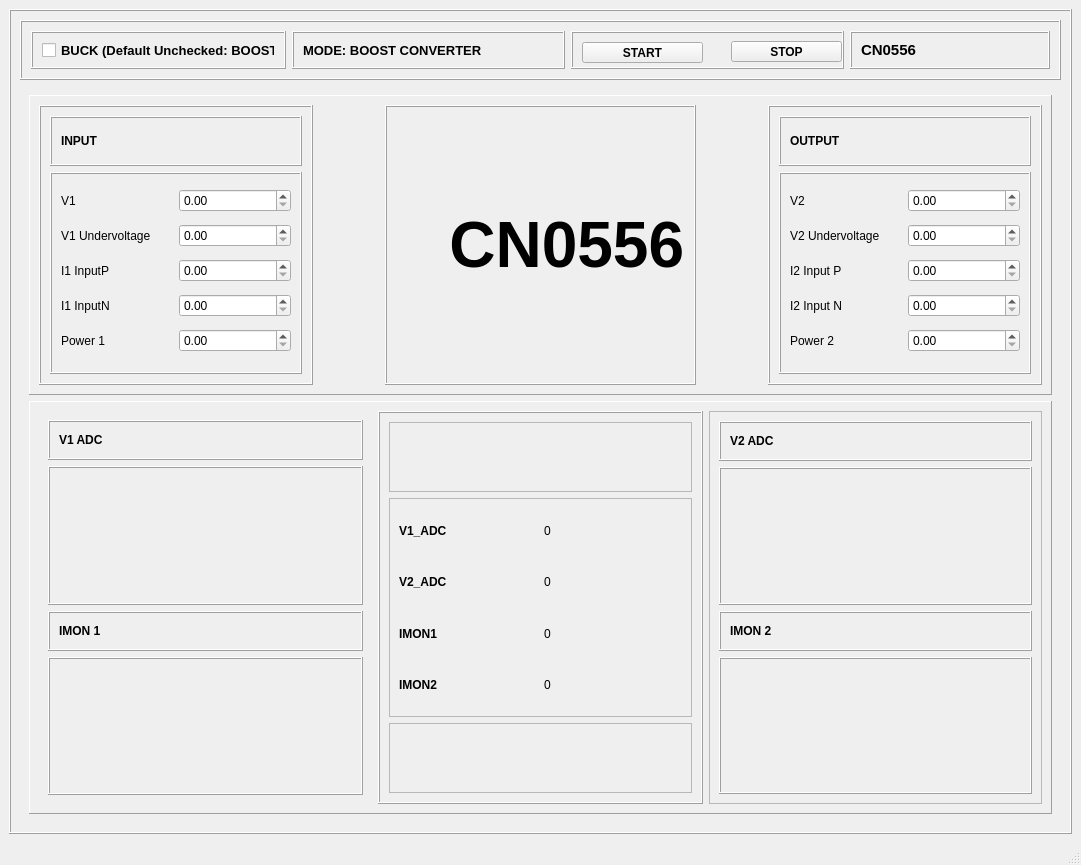
<?xml version="1.0" encoding="UTF-8"?>
<ui version="4.0">
 <class>MainWindow</class>
 <widget class="QMainWindow" name="MainWindow">
  <property name="geometry">
   <rect>
    <x>0</x>
    <y>0</y>
    <width>1081</width>
    <height>865</height>
   </rect>
  </property>
  <property name="windowTitle">
   <string>MainWindow</string>
  </property>
  <widget class="QWidget" name="centralwidget">
   <layout class="QVBoxLayout" name="verticalLayout">
    <item>
     <widget class="QFrame" name="frame">
      <property name="frameShape">
       <enum>QFrame::Box</enum>
      </property>
      <property name="frameShadow">
       <enum>QFrame::Raised</enum>
      </property>
      <layout class="QVBoxLayout" name="verticalLayout_2">
       <item>
        <widget class="QFrame" name="frame_2">
         <property name="maximumSize">
          <size>
           <width>16777215</width>
           <height>60</height>
          </size>
         </property>
         <property name="frameShape">
          <enum>QFrame::Box</enum>
         </property>
         <property name="frameShadow">
          <enum>QFrame::Raised</enum>
         </property>
         <layout class="QHBoxLayout" name="horizontalLayout_2">
          <item>
           <widget class="QFrame" name="CheckBox_Frame">
            <property name="maximumSize">
             <size>
              <width>255</width>
              <height>16777215</height>
             </size>
            </property>
            <property name="frameShape">
             <enum>QFrame::Box</enum>
            </property>
            <property name="frameShadow">
             <enum>QFrame::Raised</enum>
            </property>
            <layout class="QHBoxLayout" name="horizontalLayout_4">
             <item>
              <widget class="QCheckBox" name="checkBox">
               <property name="font">
                <font>
                 <pointsize>10</pointsize>
                 <weight>75</weight>
                 <bold>true</bold>
                </font>
               </property>
               <property name="text">
                <string>BUCK (Default Unchecked: BOOST)</string>
               </property>
              </widget>
             </item>
            </layout>
           </widget>
          </item>
          <item>
           <widget class="QFrame" name="Mode_Frame">
            <property name="maximumSize">
             <size>
              <width>280</width>
              <height>16777215</height>
             </size>
            </property>
            <property name="frameShape">
             <enum>QFrame::Box</enum>
            </property>
            <property name="frameShadow">
             <enum>QFrame::Raised</enum>
            </property>
            <layout class="QVBoxLayout" name="verticalLayout_8">
             <item>
              <widget class="QLabel" name="Mode_Label">
               <property name="font">
                <font>
                 <pointsize>10</pointsize>
                 <weight>75</weight>
                 <bold>true</bold>
                </font>
               </property>
               <property name="layoutDirection">
                <enum>Qt::LeftToRight</enum>
               </property>
               <property name="autoFillBackground">
                <bool>true</bool>
               </property>
               <property name="text">
                <string>MODE: BOOST CONVERTER</string>
               </property>
              </widget>
             </item>
            </layout>
           </widget>
          </item>
          <item>
           <widget class="QFrame" name="Buttons_Frame">
            <property name="maximumSize">
             <size>
              <width>16777215</width>
              <height>50</height>
             </size>
            </property>
            <property name="frameShape">
             <enum>QFrame::Box</enum>
            </property>
            <property name="frameShadow">
             <enum>QFrame::Raised</enum>
            </property>
            <widget class="QPushButton" name="startButton">
             <property name="geometry">
              <rect>
               <x>11</x>
               <y>11</y>
               <width>121</width>
               <height>21</height>
              </rect>
             </property>
             <property name="sizePolicy">
              <sizepolicy hsizetype="Maximum" vsizetype="Maximum">
               <horstretch>0</horstretch>
               <verstretch>0</verstretch>
              </sizepolicy>
             </property>
             <property name="maximumSize">
              <size>
               <width>200</width>
               <height>70</height>
              </size>
             </property>
             <property name="font">
              <font>
               <weight>75</weight>
               <bold>true</bold>
              </font>
             </property>
             <property name="text">
              <string>START</string>
             </property>
            </widget>
            <widget class="QPushButton" name="stopButton">
             <property name="geometry">
              <rect>
               <x>160</x>
               <y>10</y>
               <width>111</width>
               <height>21</height>
              </rect>
             </property>
             <property name="font">
              <font>
               <weight>75</weight>
               <bold>true</bold>
              </font>
             </property>
             <property name="text">
              <string>STOP</string>
             </property>
            </widget>
            <widget class="QPushButton" name="resetButton">
             <property name="geometry">
              <rect>
               <x>296</x>
               <y>11</y>
               <width>121</width>
               <height>21</height>
              </rect>
             </property>
             <property name="font">
              <font>
               <weight>75</weight>
               <bold>true</bold>
              </font>
             </property>
             <property name="text">
              <string>RESET</string>
             </property>
            </widget>
           </widget>
          </item>
          <item>
           <widget class="QFrame" name="frame_14">
            <property name="maximumSize">
             <size>
              <width>200</width>
              <height>16777215</height>
             </size>
            </property>
            <property name="frameShape">
             <enum>QFrame::Box</enum>
            </property>
            <property name="frameShadow">
             <enum>QFrame::Raised</enum>
            </property>
            <layout class="QVBoxLayout" name="verticalLayout_16">
             <item>
              <widget class="QLabel" name="label">
               <property name="font">
                <font>
                 <pointsize>11</pointsize>
                 <weight>75</weight>
                 <bold>true</bold>
                </font>
               </property>
               <property name="text">
                <string>CN0556</string>
               </property>
              </widget>
             </item>
            </layout>
           </widget>
          </item>
         </layout>
        </widget>
       </item>
       <item>
        <widget class="QFrame" name="frame_3">
         <property name="frameShape">
          <enum>QFrame::NoFrame</enum>
         </property>
         <property name="frameShadow">
          <enum>QFrame::Raised</enum>
         </property>
         <layout class="QVBoxLayout" name="verticalLayout_3">
          <item>
           <widget class="QFrame" name="frame_4">
            <property name="maximumSize">
             <size>
              <width>16777215</width>
              <height>300</height>
             </size>
            </property>
            <property name="frameShape">
             <enum>QFrame::Panel</enum>
            </property>
            <property name="frameShadow">
             <enum>QFrame::Raised</enum>
            </property>
            <layout class="QHBoxLayout" name="horizontalLayout">
             <item>
              <widget class="QFrame" name="frame_6">
               <property name="frameShape">
                <enum>QFrame::Box</enum>
               </property>
               <property name="frameShadow">
                <enum>QFrame::Raised</enum>
               </property>
               <layout class="QVBoxLayout" name="verticalLayout_4">
                <item>
                 <widget class="QFrame" name="frame_15">
                  <property name="maximumSize">
                   <size>
                    <width>16777215</width>
                    <height>50</height>
                   </size>
                  </property>
                  <property name="frameShape">
                   <enum>QFrame::Box</enum>
                  </property>
                  <property name="frameShadow">
                   <enum>QFrame::Raised</enum>
                  </property>
                  <layout class="QVBoxLayout" name="verticalLayout_9">
                   <item>
                    <widget class="QLabel" name="V1_Label">
                     <property name="font">
                      <font>
                       <weight>75</weight>
                       <bold>true</bold>
                      </font>
                     </property>
                     <property name="text">
                      <string>INPUT</string>
                     </property>
                    </widget>
                   </item>
                  </layout>
                 </widget>
                </item>
                <item>
                 <widget class="QFrame" name="frame_16">
                  <property name="frameShape">
                   <enum>QFrame::Box</enum>
                  </property>
                  <property name="frameShadow">
                   <enum>QFrame::Raised</enum>
                  </property>
                  <layout class="QGridLayout" name="gridLayout">
                   <item row="0" column="0">
                    <widget class="QLabel" name="label_3">
                     <property name="text">
                      <string>V1</string>
                     </property>
                    </widget>
                   </item>
                   <item row="0" column="1">
                    <widget class="QDoubleSpinBox" name="V1_SpinBox"/>
                   </item>
                   <item row="1" column="0">
                    <widget class="QLabel" name="label_4">
                     <property name="text">
                      <string>V1 Undervoltage</string>
                     </property>
                    </widget>
                   </item>
                   <item row="1" column="1">
                    <widget class="QDoubleSpinBox" name="V1uv_SpinBox"/>
                   </item>
                   <item row="2" column="0">
                    <widget class="QLabel" name="label_5">
                     <property name="text">
                      <string>I1 InputP</string>
                     </property>
                    </widget>
                   </item>
                   <item row="2" column="1">
                    <widget class="QDoubleSpinBox" name="I1P_SpinBox"/>
                   </item>
                   <item row="3" column="0">
                    <widget class="QLabel" name="label_6">
                     <property name="text">
                      <string>I1 InputN</string>
                     </property>
                    </widget>
                   </item>
                   <item row="3" column="1">
                    <widget class="QDoubleSpinBox" name="I1N_SpinBox"/>
                   </item>
                   <item row="4" column="0">
                    <widget class="QLabel" name="label_7">
                     <property name="text">
                      <string>Power 1</string>
                     </property>
                    </widget>
                   </item>
                   <item row="4" column="1">
                    <widget class="QDoubleSpinBox" name="Power1_SpinBox"/>
                   </item>
                  </layout>
                 </widget>
                </item>
               </layout>
              </widget>
             </item>
             <item>
              <widget class="QFrame" name="ArrowV1_Frame">
               <property name="maximumSize">
                <size>
                 <width>60</width>
                 <height>16777215</height>
                </size>
               </property>
               <property name="frameShape">
                <enum>QFrame::NoFrame</enum>
               </property>
               <property name="frameShadow">
                <enum>QFrame::Raised</enum>
               </property>
              </widget>
             </item>
             <item>
              <widget class="QFrame" name="CN0556_IMAG">
               <property name="maximumSize">
                <size>
                 <width>400</width>
                 <height>16777215</height>
                </size>
               </property>
               <property name="autoFillBackground">
                <bool>true</bool>
               </property>
               <property name="frameShape">
                <enum>QFrame::Box</enum>
               </property>
               <property name="frameShadow">
                <enum>QFrame::Raised</enum>
               </property>
               <layout class="QHBoxLayout" name="horizontalLayout_5">
                <item>
                 <widget class="QLabel" name="label_2">
                  <property name="font">
                   <font>
                    <pointsize>48</pointsize>
                    <weight>75</weight>
                    <bold>true</bold>
                   </font>
                  </property>
                  <property name="autoFillBackground">
                   <bool>true</bool>
                  </property>
                  <property name="text">
                   <string>   CN0556</string>
                  </property>
                 </widget>
                </item>
               </layout>
              </widget>
             </item>
             <item>
              <widget class="QFrame" name="ArrowV2_Frame">
               <property name="maximumSize">
                <size>
                 <width>60</width>
                 <height>16777215</height>
                </size>
               </property>
               <property name="frameShape">
                <enum>QFrame::NoFrame</enum>
               </property>
               <property name="frameShadow">
                <enum>QFrame::Raised</enum>
               </property>
              </widget>
             </item>
             <item>
              <widget class="QFrame" name="frame_10">
               <property name="frameShape">
                <enum>QFrame::Box</enum>
               </property>
               <property name="frameShadow">
                <enum>QFrame::Raised</enum>
               </property>
               <layout class="QVBoxLayout" name="verticalLayout_5">
                <item>
                 <widget class="QFrame" name="frame_17">
                  <property name="maximumSize">
                   <size>
                    <width>16777215</width>
                    <height>50</height>
                   </size>
                  </property>
                  <property name="frameShape">
                   <enum>QFrame::Box</enum>
                  </property>
                  <property name="frameShadow">
                   <enum>QFrame::Raised</enum>
                  </property>
                  <layout class="QVBoxLayout" name="verticalLayout_10">
                   <item>
                    <widget class="QLabel" name="V2_Label">
                     <property name="font">
                      <font>
                       <weight>75</weight>
                       <bold>true</bold>
                      </font>
                     </property>
                     <property name="text">
                      <string>OUTPUT</string>
                     </property>
                    </widget>
                   </item>
                  </layout>
                 </widget>
                </item>
                <item>
                 <widget class="QFrame" name="frame_18">
                  <property name="frameShape">
                   <enum>QFrame::Box</enum>
                  </property>
                  <property name="frameShadow">
                   <enum>QFrame::Raised</enum>
                  </property>
                  <layout class="QGridLayout" name="gridLayout_2">
                   <item row="0" column="0">
                    <widget class="QLabel" name="label_9">
                     <property name="text">
                      <string>V2</string>
                     </property>
                    </widget>
                   </item>
                   <item row="0" column="1">
                    <widget class="QDoubleSpinBox" name="V2_SpinBox"/>
                   </item>
                   <item row="1" column="0">
                    <widget class="QLabel" name="label_10">
                     <property name="text">
                      <string>V2 Undervoltage</string>
                     </property>
                    </widget>
                   </item>
                   <item row="1" column="1">
                    <widget class="QDoubleSpinBox" name="V2uv_SpinBox"/>
                   </item>
                   <item row="2" column="0">
                    <widget class="QLabel" name="label_11">
                     <property name="text">
                      <string>I2 Input P</string>
                     </property>
                    </widget>
                   </item>
                   <item row="2" column="1">
                    <widget class="QDoubleSpinBox" name="I2P_SpinBox"/>
                   </item>
                   <item row="3" column="0">
                    <widget class="QLabel" name="label_12">
                     <property name="text">
                      <string>I2 Input N</string>
                     </property>
                    </widget>
                   </item>
                   <item row="3" column="1">
                    <widget class="QDoubleSpinBox" name="I2N_SpinBox"/>
                   </item>
                   <item row="4" column="0">
                    <widget class="QLabel" name="label_13">
                     <property name="text">
                      <string>Power 2</string>
                     </property>
                    </widget>
                   </item>
                   <item row="4" column="1">
                    <widget class="QDoubleSpinBox" name="Power2_SpinBox"/>
                   </item>
                  </layout>
                 </widget>
                </item>
               </layout>
              </widget>
             </item>
            </layout>
           </widget>
          </item>
          <item>
           <widget class="QFrame" name="frame_5">
            <property name="frameShape">
             <enum>QFrame::Panel</enum>
            </property>
            <property name="frameShadow">
             <enum>QFrame::Raised</enum>
            </property>
            <layout class="QHBoxLayout" name="horizontalLayout_3">
             <item>
              <widget class="QFrame" name="frame_19">
               <property name="frameShape">
                <enum>QFrame::NoFrame</enum>
               </property>
               <property name="frameShadow">
                <enum>QFrame::Raised</enum>
               </property>
               <layout class="QVBoxLayout" name="verticalLayout_6">
                <item>
                 <widget class="QFrame" name="frame_22">
                  <property name="maximumSize">
                   <size>
                    <width>16777215</width>
                    <height>40</height>
                   </size>
                  </property>
                  <property name="frameShape">
                   <enum>QFrame::Box</enum>
                  </property>
                  <property name="frameShadow">
                   <enum>QFrame::Raised</enum>
                  </property>
                  <layout class="QVBoxLayout" name="verticalLayout_11">
                   <item>
                    <widget class="QLabel" name="label_14">
                     <property name="font">
                      <font>
                       <weight>75</weight>
                       <bold>true</bold>
                      </font>
                     </property>
                     <property name="text">
                      <string>V1 ADC</string>
                     </property>
                    </widget>
                   </item>
                  </layout>
                 </widget>
                </item>
                <item>
                 <widget class="QFrame" name="V1_ADC_Graph">
                  <property name="frameShape">
                   <enum>QFrame::Box</enum>
                  </property>
                  <property name="frameShadow">
                   <enum>QFrame::Raised</enum>
                  </property>
                 </widget>
                </item>
                <item>
                 <widget class="QFrame" name="frame_24">
                  <property name="maximumSize">
                   <size>
                    <width>16777215</width>
                    <height>40</height>
                   </size>
                  </property>
                  <property name="frameShape">
                   <enum>QFrame::Box</enum>
                  </property>
                  <property name="frameShadow">
                   <enum>QFrame::Raised</enum>
                  </property>
                  <layout class="QVBoxLayout" name="verticalLayout_12">
                   <item>
                    <widget class="QLabel" name="label_15">
                     <property name="font">
                      <font>
                       <weight>75</weight>
                       <bold>true</bold>
                      </font>
                     </property>
                     <property name="text">
                      <string>IMON 1</string>
                     </property>
                    </widget>
                   </item>
                  </layout>
                 </widget>
                </item>
                <item>
                 <widget class="QFrame" name="IMON1_ADC_Graph">
                  <property name="frameShape">
                   <enum>QFrame::Box</enum>
                  </property>
                  <property name="frameShadow">
                   <enum>QFrame::Raised</enum>
                  </property>
                 </widget>
                </item>
               </layout>
              </widget>
             </item>
             <item>
              <widget class="QFrame" name="frame_20">
               <property name="maximumSize">
                <size>
                 <width>325</width>
                 <height>16777215</height>
                </size>
               </property>
               <property name="frameShape">
                <enum>QFrame::Box</enum>
               </property>
               <property name="frameShadow">
                <enum>QFrame::Raised</enum>
               </property>
               <layout class="QVBoxLayout" name="verticalLayout_15">
                <item>
                 <widget class="QFrame" name="frame_32">
                  <property name="maximumSize">
                   <size>
                    <width>16777215</width>
                    <height>70</height>
                   </size>
                  </property>
                  <property name="frameShape">
                   <enum>QFrame::StyledPanel</enum>
                  </property>
                  <property name="frameShadow">
                   <enum>QFrame::Raised</enum>
                  </property>
                 </widget>
                </item>
                <item>
                 <widget class="QFrame" name="frame_30">
                  <property name="maximumSize">
                   <size>
                    <width>16777215</width>
                    <height>300</height>
                   </size>
                  </property>
                  <property name="frameShape">
                   <enum>QFrame::StyledPanel</enum>
                  </property>
                  <property name="frameShadow">
                   <enum>QFrame::Raised</enum>
                  </property>
                  <layout class="QGridLayout" name="gridLayout_3">
                   <item row="0" column="0">
                    <widget class="QLabel" name="label_18">
                     <property name="font">
                      <font>
                       <weight>75</weight>
                       <bold>true</bold>
                      </font>
                     </property>
                     <property name="text">
                      <string>V1_ADC</string>
                     </property>
                    </widget>
                   </item>
                   <item row="0" column="1">
                    <widget class="QLabel" name="V1_ADC_Value">
                     <property name="frameShape">
                      <enum>QFrame::NoFrame</enum>
                     </property>
                     <property name="text">
                      <string>0</string>
                     </property>
                    </widget>
                   </item>
                   <item row="1" column="0">
                    <widget class="QLabel" name="label_19">
                     <property name="font">
                      <font>
                       <weight>75</weight>
                       <bold>true</bold>
                      </font>
                     </property>
                     <property name="text">
                      <string>V2_ADC</string>
                     </property>
                    </widget>
                   </item>
                   <item row="1" column="1">
                    <widget class="QLabel" name="V2_ADC_Value">
                     <property name="frameShape">
                      <enum>QFrame::NoFrame</enum>
                     </property>
                     <property name="text">
                      <string>0</string>
                     </property>
                    </widget>
                   </item>
                   <item row="2" column="0">
                    <widget class="QLabel" name="label_20">
                     <property name="font">
                      <font>
                       <weight>75</weight>
                       <bold>true</bold>
                      </font>
                     </property>
                     <property name="text">
                      <string>IMON1</string>
                     </property>
                    </widget>
                   </item>
                   <item row="2" column="1">
                    <widget class="QLabel" name="IMON1_Value">
                     <property name="frameShape">
                      <enum>QFrame::NoFrame</enum>
                     </property>
                     <property name="text">
                      <string>0</string>
                     </property>
                    </widget>
                   </item>
                   <item row="3" column="0">
                    <widget class="QLabel" name="label_21">
                     <property name="font">
                      <font>
                       <weight>75</weight>
                       <bold>true</bold>
                      </font>
                     </property>
                     <property name="text">
                      <string>IMON2</string>
                     </property>
                    </widget>
                   </item>
                   <item row="3" column="1">
                    <widget class="QLabel" name="IMON2_Value">
                     <property name="frameShape">
                      <enum>QFrame::NoFrame</enum>
                     </property>
                     <property name="text">
                      <string>0</string>
                     </property>
                    </widget>
                   </item>
                  </layout>
                 </widget>
                </item>
                <item>
                 <widget class="QFrame" name="frame_31">
                  <property name="maximumSize">
                   <size>
                    <width>16777215</width>
                    <height>70</height>
                   </size>
                  </property>
                  <property name="frameShape">
                   <enum>QFrame::StyledPanel</enum>
                  </property>
                  <property name="frameShadow">
                   <enum>QFrame::Raised</enum>
                  </property>
                 </widget>
                </item>
               </layout>
              </widget>
             </item>
             <item>
              <widget class="QFrame" name="frame_21">
               <property name="frameShape">
                <enum>QFrame::StyledPanel</enum>
               </property>
               <property name="frameShadow">
                <enum>QFrame::Raised</enum>
               </property>
               <layout class="QVBoxLayout" name="verticalLayout_7">
                <item>
                 <widget class="QFrame" name="frame_26">
                  <property name="maximumSize">
                   <size>
                    <width>16777215</width>
                    <height>40</height>
                   </size>
                  </property>
                  <property name="frameShape">
                   <enum>QFrame::Box</enum>
                  </property>
                  <property name="frameShadow">
                   <enum>QFrame::Raised</enum>
                  </property>
                  <layout class="QVBoxLayout" name="verticalLayout_13">
                   <item>
                    <widget class="QLabel" name="label_16">
                     <property name="font">
                      <font>
                       <weight>75</weight>
                       <bold>true</bold>
                      </font>
                     </property>
                     <property name="text">
                      <string>V2 ADC</string>
                     </property>
                    </widget>
                   </item>
                  </layout>
                 </widget>
                </item>
                <item>
                 <widget class="QFrame" name="V2_ADC_Graph">
                  <property name="frameShape">
                   <enum>QFrame::Box</enum>
                  </property>
                  <property name="frameShadow">
                   <enum>QFrame::Raised</enum>
                  </property>
                 </widget>
                </item>
                <item>
                 <widget class="QFrame" name="frame_28">
                  <property name="maximumSize">
                   <size>
                    <width>16777215</width>
                    <height>40</height>
                   </size>
                  </property>
                  <property name="frameShape">
                   <enum>QFrame::Box</enum>
                  </property>
                  <property name="frameShadow">
                   <enum>QFrame::Raised</enum>
                  </property>
                  <layout class="QVBoxLayout" name="verticalLayout_14">
                   <item>
                    <widget class="QLabel" name="label_17">
                     <property name="font">
                      <font>
                       <weight>75</weight>
                       <bold>true</bold>
                      </font>
                     </property>
                     <property name="text">
                      <string>IMON 2</string>
                     </property>
                    </widget>
                   </item>
                  </layout>
                 </widget>
                </item>
                <item>
                 <widget class="QFrame" name="IMON2_ADC_Graph">
                  <property name="frameShape">
                   <enum>QFrame::Box</enum>
                  </property>
                  <property name="frameShadow">
                   <enum>QFrame::Raised</enum>
                  </property>
                 </widget>
                </item>
               </layout>
              </widget>
             </item>
            </layout>
           </widget>
          </item>
         </layout>
        </widget>
       </item>
      </layout>
     </widget>
    </item>
   </layout>
  </widget>
  <widget class="QMenuBar" name="menubar">
   <property name="geometry">
    <rect>
     <x>0</x>
     <y>0</y>
     <width>1081</width>
     <height>26</height>
    </rect>
   </property>
  </widget>
  <widget class="QStatusBar" name="statusbar"/>
 </widget>
 <resources/>
 <connections/>
</ui>
